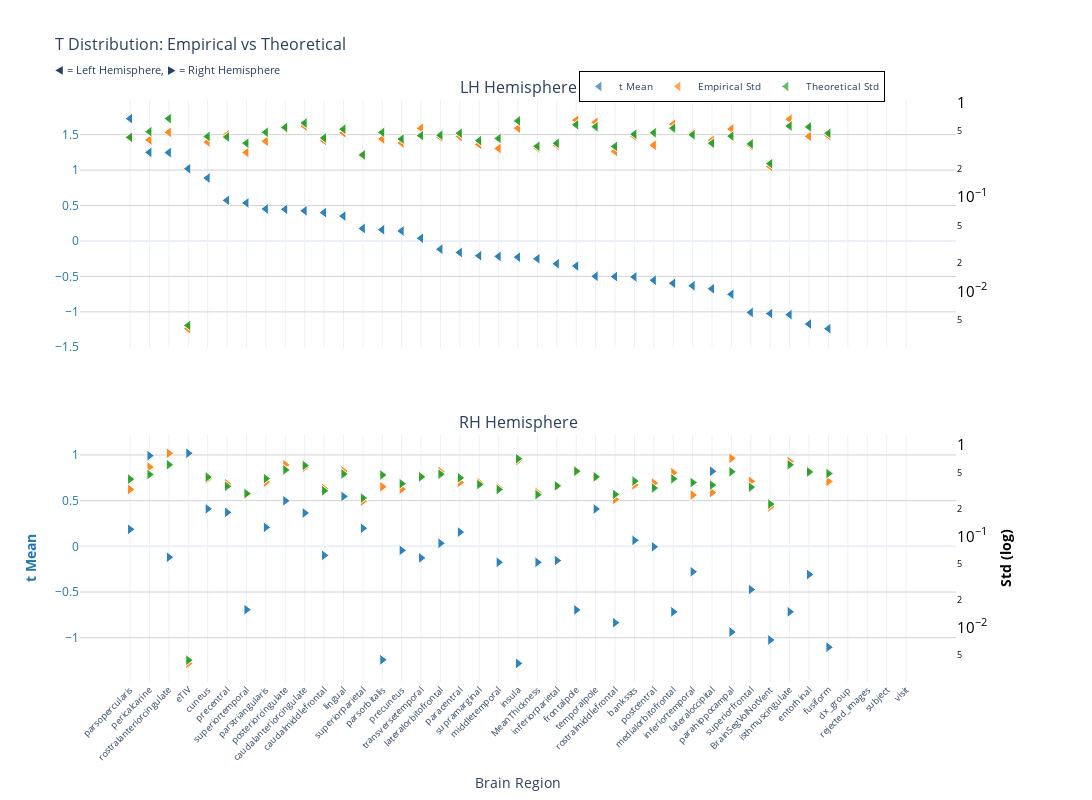
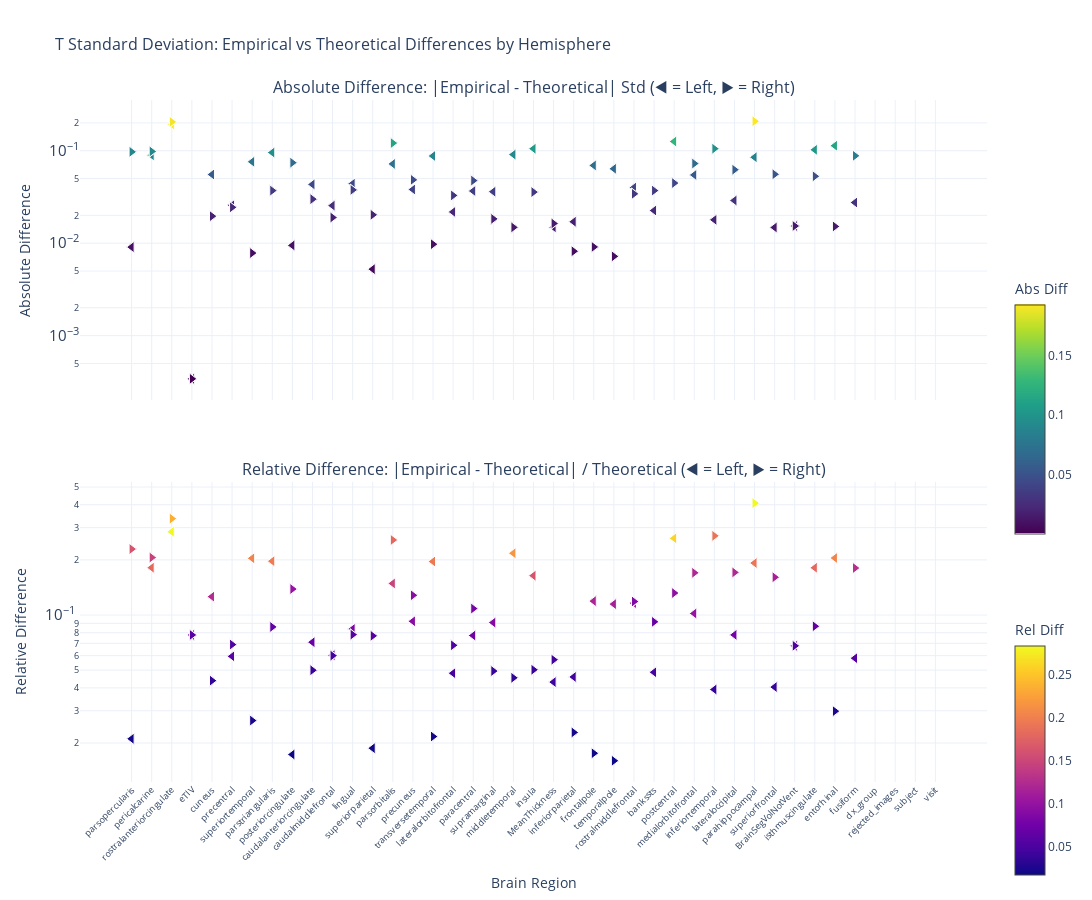

Notebook source saved alongside these figures, in order:
### Markdown cell above
### t-statistic

### Code cell
nu_nav = df_navr[(df_navr["study"] == "longitudinal") & (df_navr["group"] == "HC-PD")]
data_path = stats_dir / f"student_longitudinal_{METRIC}.parquet"
df, stats = get_test_stats(
    data_path, stat_functions_F, nu_nav, hemisphere=True, study="longitudinal"
)
show_figure(stats, hemisphere=True, stat_name="t", study="longitudinal", metric=METRIC)

### Figure 1 — Plotly figure (JSON) as saved in the notebook; plotly's stock layout.template omitted (floating-point values rounded to 4 significant figures)
{"data": [{"hovertemplate": "<b>%{x}</b><br>Mean t: %{y:.2f}<br><extra></extra>", "legendgroup": "mean", "marker": {"color": "#1f77b4", "line": {"color": "white", "width": 1}, "opacity": 0.7, "size": 10, "symbol": "triangle-left"}, "mode": "markers", "name": "t Mean", "showlegend": true, "type": "scatter", "x": ["parsopercularis", "parsopercularis", "pericalcarine", "pericalcarine", "rostralanteriorcingulate", "rostralanteriorcingulate", "eTIV", "eTIV", "cuneus", "cuneus", "precentral", "precentral", "superiortemporal", "superiortemporal", "parstriangularis", "parstriangularis", "posteriorcingulate", "posteriorcingulate", "caudalanteriorcingulate", "caudalanteriorcingulate", "caudalmiddlefrontal", "caudalmiddlefrontal", "lingual", "lingual", "superiorparietal", "superiorparietal", "parsorbitalis", "parsorbitalis", "precuneus", "precuneus", "transversetemporal", "transversetemporal", "lateralorbitofrontal", "lateralorbitofrontal", "paracentral", "paracentral", "supramarginal", "supramarginal", "middletemporal", "middletemporal", "insula", "insula", "MeanThickness", "MeanThickness", "inferiorparietal", "inferiorparietal", "frontalpole", "frontalpole", "temporalpole", "temporalpole", "rostralmiddlefrontal", "rostralmiddlefrontal", "bankssts", "bankssts", "postcentral", "postcentral", "medialorbitofrontal", "medialorbitofrontal", "inferiortemporal", "inferiortemporal", "lateraloccipital", "lateraloccipital", "parahippocampal", "parahippocampal", "superiorfrontal", "superiorfrontal", "BrainSegVolNotVent", "BrainSegVolNotVent", "isthmuscingulate", "isthmuscingulate", "entorhinal", "entorhinal", "fusiform", "fusiform", "dx_group", "rejected_images", "subject", "visit"], "xaxis": "x", "y": [1.726, 1.726, 1.25, 1.25, 1.247, 1.247, 1.019, 1.019, 0.8878, 0.8878, 0.5727, 0.5727, 0.5362, 0.5362, 0.4523, 0.4523, 0.4462, 0.4462, 0.4256, 0.4256, 0.4004, 0.4004, 0.3508, 0.3508, 0.1762, 0.1762, 0.1592, 0.1592, 0.1412, 0.1412, 0.03844, 0.03844, -0.1161, -0.1161, -0.1623, -0.1623, -0.2082, -0.2082, -0.2178, -0.2178, -0.228, -0.228, -0.251, -0.251, -0.3219, -0.3219, -0.3537, -0.3537, -0.4984, -0.4984, -0.5027, -0.5027, -0.5074, -0.5074, -0.5537, -0.5537, -0.5967, -0.5967, -0.632, -0.632, -0.6745, -0.6745, -0.7518, -0.7518, -1.008, -1.008, -1.025, -1.025, -1.039, -1.039, -1.172, -1.172, -1.238, -1.238, NaN, NaN, NaN, NaN], "yaxis": "y"}, {"hovertemplate": "<b>%{x}</b><br>Empirical Std: %{y:.3f}<br><extra></extra>", "legendgroup": "empirical", "marker": {"color": "#ff7f0e", "line": {"color": "white", "width": 1}, "opacity": 0.7, "size": 10, "symbol": "triangle-left"}, "mode": "markers", "name": "Empirical Std", "showlegend": true, "type": "scatter", "x": ["parsopercularis", "parsopercularis", "pericalcarine", "pericalcarine", "rostralanteriorcingulate", "rostralanteriorcingulate", "eTIV", "eTIV", "cuneus", "cuneus", "precentral", "precentral", "superiortemporal", "superiortemporal", "parstriangularis", "parstriangularis", "posteriorcingulate", "posteriorcingulate", "caudalanteriorcingulate", "caudalanteriorcingulate", "caudalmiddlefrontal", "caudalmiddlefrontal", "lingual", "lingual", "superiorparietal", "superiorparietal", "parsorbitalis", "parsorbitalis", "precuneus", "precuneus", "transversetemporal", "transversetemporal", "lateralorbitofrontal", "lateralorbitofrontal", "paracentral", "paracentral", "supramarginal", "supramarginal", "middletemporal", "middletemporal", "insula", "insula", "MeanThickness", "MeanThickness", "inferiorparietal", "inferiorparietal", "frontalpole", "frontalpole", "temporalpole", "temporalpole", "rostralmiddlefrontal", "rostralmiddlefrontal", "bankssts", "bankssts", "postcentral", "postcentral", "medialorbitofrontal", "medialorbitofrontal", "inferiortemporal", "inferiortemporal", "lateraloccipital", "lateraloccipital", "parahippocampal", "parahippocampal", "superiorfrontal", "superiorfrontal", "BrainSegVolNotVent", "BrainSegVolNotVent", "isthmuscingulate", "isthmuscingulate", "entorhinal", "entorhinal", "fusiform", "fusiform", "dx_group", "rejected_images", "subject", "visit"], "xaxis": "x", "y": [0.421, 0.421, 0.4034, 0.4034, 0.4848, 0.4848, 0.004039, 0.004039, 0.3838, 0.3838, 0.4584, 0.4584, 0.2965, 0.2965, 0.3903, 0.3903, 0.5375, 0.5375, 0.5652, 0.5652, 0.3978, 0.3978, 0.4806, 0.4806, 0.2847, 0.2847, 0.4125, 0.4125, 0.3741, 0.3741, 0.5355, 0.5355, 0.4309, 0.4309, 0.438, 0.438, 0.3607, 0.3607, 0.3272, 0.3272, 0.5362, 0.5362, 0.3308, 0.3308, 0.3545, 0.3545, 0.6519, 0.6519, 0.6202, 0.6202, 0.3042, 0.3042, 0.441, 0.441, 0.3542, 0.3542, 0.5916, 0.5916, 0.4743, 0.4743, 0.4009, 0.4009, 0.5274, 0.5274, 0.3513, 0.3513, 0.2106, 0.2106, 0.6674, 0.6674, 0.4401, 0.4401, 0.4464, 0.4464, NaN, NaN, NaN, NaN], "yaxis": "y2"}, {"error_y": {"array": [0.008545, 0.008545, 0.00979, 0.00979, 0.01347, 0.01347, 8.702e-05, 8.702e-05, 0.008724, 0.008724, 0.008596, 0.008596, 0.0074, 0.0074, 0.009654, 0.009654, 0.01087, 0.01087, 0.01209, 0.01209, 0.00841, 0.00841, 0.01042, 0.01042, 0.005554, 0.005554, 0.009627, 0.009627, 0.008189, 0.008189, 0.008897, 0.008897, 0.008994, 0.008994, 0.009431, 0.009431, 0.007884, 0.007884, 0.008307, 0.008307, 0.01274, 0.01274, 0.006867, 0.006867, 0.007383, 0.007383, 0.01158, 0.01158, 0.01105, 0.01105, 0.006839, 0.006839, 0.00921, 0.00921, 0.00954, 0.00954, 0.01067, 0.01067, 0.009068, 0.009068, 0.00739, 0.00739, 0.008789, 0.008789, 0.007273, 0.007273, 0.00449, 0.00449, 0.01123, 0.01123, 0.011, 0.011, 0.009416, 0.009416, NaN, NaN, NaN, NaN], "arrayminus": [0.008376, 0.008376, 0.009596, 0.009596, 0.0132, 0.0132, 8.529e-05, 8.529e-05, 0.008551, 0.008551, 0.008426, 0.008426, 0.007253, 0.007253, 0.009462, 0.009462, 0.01065, 0.01065, 0.01185, 0.01185, 0.008244, 0.008244, 0.01022, 0.01022, 0.005444, 0.005444, 0.009436, 0.009436, 0.008027, 0.008027, 0.00872, 0.00872, 0.008815, 0.008815, 0.009244, 0.009244, 0.007728, 0.007728, 0.008143, 0.008143, 0.01249, 0.01249, 0.006731, 0.006731, 0.007237, 0.007237, 0.01135, 0.01135, 0.01084, 0.01084, 0.006703, 0.006703, 0.009028, 0.009028, 0.009351, 0.009351, 0.01046, 0.01046, 0.008889, 0.008889, 0.007243, 0.007243, 0.008615, 0.008615, 0.007129, 0.007129, 0.0044, 0.0044, 0.01101, 0.01101, 0.01078, 0.01078, 0.00923, 0.00923, NaN, NaN, NaN, NaN], "color": "#2ca02c", "thickness": 1, "type": "data", "visible": true, "width": 2}, "hovertemplate": "<b>%{x}</b><br>Theoretical Std: %{y:.3f}<br><extra></extra>", "legendgroup": "theoretical", "marker": {"color": "#2ca02c", "line": {"color": "white", "width": 1}, "opacity": 0.7, "size": 10, "symbol": "triangle-left"}, "mode": "markers", "name": "Theoretical Std", "showlegend": true, "type": "scatter", "x": ["parsopercularis", "parsopercularis", "pericalcarine", "pericalcarine", "rostralanteriorcingulate", "rostralanteriorcingulate", "eTIV", "eTIV", "cuneus", "cuneus", "precentral", "precentral", "superiortemporal", "superiortemporal", "parstriangularis", "parstriangularis", "posteriorcingulate", "posteriorcingulate", "caudalanteriorcingulate", "caudalanteriorcingulate", "caudalmiddlefrontal", "caudalmiddlefrontal", "lingual", "lingual", "superiorparietal", "superiorparietal", "parsorbitalis", "parsorbitalis", "precuneus", "precuneus", "transversetemporal", "transversetemporal", "lateralorbitofrontal", "lateralorbitofrontal", "paracentral", "paracentral", "supramarginal", "supramarginal", "middletemporal", "middletemporal", "insula", "insula", "MeanThickness", "MeanThickness", "inferiorparietal", "inferiorparietal", "frontalpole", "frontalpole", "temporalpole", "temporalpole", "rostralmiddlefrontal", "rostralmiddlefrontal", "bankssts", "bankssts", "postcentral", "postcentral", "medialorbitofrontal", "medialorbitofrontal", "inferiortemporal", "inferiortemporal", "lateraloccipital", "lateraloccipital", "parahippocampal", "parahippocampal", "superiorfrontal", "superiorfrontal", "BrainSegVolNotVent", "BrainSegVolNotVent", "isthmuscingulate", "isthmuscingulate", "entorhinal", "entorhinal", "fusiform", "fusiform", "dx_group", "rejected_images", "subject", "visit"], "xaxis": "x", "y": [0.4301, 0.4301, 0.4927, 0.4927, 0.6778, 0.6778, 0.004379, 0.004379, 0.4391, 0.4391, 0.4326, 0.4326, 0.3724, 0.3724, 0.4859, 0.4859, 0.547, 0.547, 0.6085, 0.6085, 0.4233, 0.4233, 0.5246, 0.5246, 0.2795, 0.2795, 0.4845, 0.4845, 0.4121, 0.4121, 0.4478, 0.4478, 0.4526, 0.4526, 0.4747, 0.4747, 0.3968, 0.3968, 0.4181, 0.4181, 0.6414, 0.6414, 0.3456, 0.3456, 0.3716, 0.3716, 0.5826, 0.5826, 0.5564, 0.5564, 0.3442, 0.3442, 0.4635, 0.4635, 0.4801, 0.4801, 0.5369, 0.5369, 0.4564, 0.4564, 0.3719, 0.3719, 0.4423, 0.4423, 0.3661, 0.3661, 0.226, 0.226, 0.5651, 0.5651, 0.5534, 0.5534, 0.4739, 0.4739, NaN, NaN, NaN, NaN], "yaxis": "y2"}, {"hovertemplate": "<b>%{x}</b><br>Mean t: %{y:.2f}<br><extra></extra>", "legendgroup": "mean", "marker": {"color": "#1f77b4", "line": {"color": "white", "width": 1}, "opacity": 0.7, "size": 10, "symbol": "triangle-right"}, "mode": "markers", "name": "t Mean", "showlegend": false, "type": "scatter", "x": ["eTIV", "eTIV", "pericalcarine", "pericalcarine", "lateraloccipital", "lateraloccipital", "supramarginal", "supramarginal", "lingual", "lingual", "posteriorcingulate", "posteriorcingulate", "cuneus", "cuneus", "temporalpole", "temporalpole", "precentral", "precentral", "caudalanteriorcingulate", "caudalanteriorcingulate", "parstriangularis", "parstriangularis", "superiorparietal", "superiorparietal", "parsopercularis", "parsopercularis", "paracentral", "paracentral", "bankssts", "bankssts", "lateralorbitofrontal", "lateralorbitofrontal", "postcentral", "postcentral", "precuneus", "precuneus", "caudalmiddlefrontal", "caudalmiddlefrontal", "rostralanteriorcingulate", "rostralanteriorcingulate", "transversetemporal", "transversetemporal", "inferiorparietal", "inferiorparietal", "MeanThickness", "MeanThickness", "middletemporal", "middletemporal", "inferiortemporal", "inferiortemporal", "entorhinal", "entorhinal", "superiorfrontal", "superiorfrontal", "superiortemporal", "superiortemporal", "frontalpole", "frontalpole", "isthmuscingulate", "isthmuscingulate", "medialorbitofrontal", "medialorbitofrontal", "rostralmiddlefrontal", "rostralmiddlefrontal", "parahippocampal", "parahippocampal", "BrainSegVolNotVent", "BrainSegVolNotVent", "fusiform", "fusiform", "parsorbitalis", "parsorbitalis", "insula", "insula", "dx_group", "rejected_images", "subject", "visit"], "xaxis": "x2", "y": [1.019, 1.019, 0.9923, 0.9923, 0.8211, 0.8211, 0.6864, 0.6864, 0.5462, 0.5462, 0.4985, 0.4985, 0.4103, 0.4103, 0.4085, 0.4085, 0.3717, 0.3717, 0.3649, 0.3649, 0.2077, 0.2077, 0.1974, 0.1974, 0.1859, 0.1859, 0.1554, 0.1554, 0.06549, 0.06549, 0.0334, 0.0334, -0.004975, -0.004975, -0.04425, -0.04425, -0.09874, -0.09874, -0.119, -0.119, -0.1263, -0.1263, -0.1556, -0.1556, -0.1749, -0.1749, -0.1755, -0.1755, -0.2784, -0.2784, -0.3086, -0.3086, -0.4733, -0.4733, -0.6929, -0.6929, -0.696, -0.696, -0.7165, -0.7165, -0.7168, -0.7168, -0.8355, -0.8355, -0.9382, -0.9382, -1.025, -1.025, -1.104, -1.104, -1.242, -1.242, -1.281, -1.281, NaN, NaN, NaN, NaN], "yaxis": "y3"}, {"hovertemplate": "<b>%{x}</b><br>Empirical Std: %{y:.3f}<br><extra></extra>", "legendgroup": "empirical", "marker": {"color": "#ff7f0e", "line": {"color": "white", "width": 1}, "opacity": 0.7, "size": 10, "symbol": "triangle-right"}, "mode": "markers", "name": "Empirical Std", "showlegend": false, "type": "scatter", "x": ["eTIV", "eTIV", "pericalcarine", "pericalcarine", "lateraloccipital", "lateraloccipital", "supramarginal", "supramarginal", "lingual", "lingual", "posteriorcingulate", "posteriorcingulate", "cuneus", "cuneus", "temporalpole", "temporalpole", "precentral", "precentral", "caudalanteriorcingulate", "caudalanteriorcingulate", "parstriangularis", "parstriangularis", "superiorparietal", "superiorparietal", "parsopercularis", "parsopercularis", "paracentral", "paracentral", "bankssts", "bankssts", "lateralorbitofrontal", "lateralorbitofrontal", "postcentral", "postcentral", "precuneus", "precuneus", "caudalmiddlefrontal", "caudalmiddlefrontal", "rostralanteriorcingulate", "rostralanteriorcingulate", "transversetemporal", "transversetemporal", "inferiorparietal", "inferiorparietal", "MeanThickness", "MeanThickness", "middletemporal", "middletemporal", "inferiortemporal", "inferiortemporal", "entorhinal", "entorhinal", "superiorfrontal", "superiorfrontal", "superiortemporal", "superiortemporal", "frontalpole", "frontalpole", "isthmuscingulate", "isthmuscingulate", "medialorbitofrontal", "medialorbitofrontal", "rostralmiddlefrontal", "rostralmiddlefrontal", "parahippocampal", "parahippocampal", "BrainSegVolNotVent", "BrainSegVolNotVent", "fusiform", "fusiform", "parsorbitalis", "parsorbitalis", "insula", "insula", "dx_group", "rejected_images", "subject", "visit"], "xaxis": "x2", "y": [0.004039, 0.004039, 0.5755, 0.5755, 0.3026, 0.3026, 0.3889, 0.3889, 0.5205, 0.5205, 0.6102, 0.6102, 0.4276, 0.4276, 0.4429, 0.4429, 0.3786, 0.3786, 0.5698, 0.5698, 0.3935, 0.3935, 0.2432, 0.2432, 0.3273, 0.3273, 0.3912, 0.3912, 0.3669, 0.3669, 0.5136, 0.5136, 0.3837, 0.3837, 0.3295, 0.3295, 0.3351, 0.3351, 0.8157, 0.8157, 0.4589, 0.4589, 0.35, 0.35, 0.3029, 0.3029, 0.3415, 0.3415, 0.2839, 0.2839, 0.5235, 0.5235, 0.4018, 0.4018, 0.2871, 0.2871, 0.5273, 0.5273, 0.6625, 0.6625, 0.5002, 0.5002, 0.2544, 0.2544, 0.7195, 0.7195, 0.2106, 0.2106, 0.4001, 0.4001, 0.3502, 0.3502, 0.6754, 0.6754, NaN, NaN, NaN, NaN], "yaxis": "y4"}, {"error_y": {"array": [8.702e-05, 8.702e-05, 0.009483, 0.009483, 0.007252, 0.007252, 0.007364, 0.007364, 0.009593, 0.009593, 0.01065, 0.01065, 0.008886, 0.008886, 0.008943, 0.008943, 0.007038, 0.007038, 0.01192, 0.01192, 0.008555, 0.008555, 0.005234, 0.005234, 0.008436, 0.008436, 0.008717, 0.008717, 0.008026, 0.008026, 0.009553, 0.009553, 0.006737, 0.006737, 0.007509, 0.007509, 0.006282, 0.006282, 0.01213, 0.01213, 0.008925, 0.008925, 0.007116, 0.007116, 0.005694, 0.005694, 0.00649, 0.00649, 0.007732, 0.007732, 0.0101, 0.0101, 0.006878, 0.006878, 0.00586, 0.00586, 0.0103, 0.0103, 0.01211, 0.01211, 0.008495, 0.008495, 0.005734, 0.005734, 0.01015, 0.01015, 0.00449, 0.00449, 0.009701, 0.009701, 0.009363, 0.009363, 0.01413, 0.01413, NaN, NaN, NaN, NaN], "arrayminus": [8.529e-05, 8.529e-05, 0.009295, 0.009295, 0.007108, 0.007108, 0.007218, 0.007218, 0.009402, 0.009402, 0.01044, 0.01044, 0.00871, 0.00871, 0.008765, 0.008765, 0.006898, 0.006898, 0.01168, 0.01168, 0.008385, 0.008385, 0.005131, 0.005131, 0.008269, 0.008269, 0.008544, 0.008544, 0.007867, 0.007867, 0.009364, 0.009364, 0.006603, 0.006603, 0.00736, 0.00736, 0.006157, 0.006157, 0.01189, 0.01189, 0.008748, 0.008748, 0.006975, 0.006975, 0.005581, 0.005581, 0.006362, 0.006362, 0.007579, 0.007579, 0.009901, 0.009901, 0.006742, 0.006742, 0.005744, 0.005744, 0.01009, 0.01009, 0.01187, 0.01187, 0.008326, 0.008326, 0.00562, 0.00562, 0.009952, 0.009952, 0.0044, 0.0044, 0.009509, 0.009509, 0.009178, 0.009178, 0.01385, 0.01385, NaN, NaN, NaN, NaN], "color": "#2ca02c", "thickness": 1, "type": "data", "visible": true, "width": 2}, "hovertemplate": "<b>%{x}</b><br>Theoretical Std: %{y:.3f}<br><extra></extra>", "legendgroup": "theoretical", "marker": {"color": "#2ca02c", "line": {"color": "white", "width": 1}, "opacity": 0.7, "size": 10, "symbol": "triangle-right"}, "mode": "markers", "name": "Theoretical Std", "showlegend": false, "type": "scatter", "x": ["eTIV", "eTIV", "pericalcarine", "pericalcarine", "lateraloccipital", "lateraloccipital", "supramarginal", "supramarginal", "lingual", "lingual", "posteriorcingulate", "posteriorcingulate", "cuneus", "cuneus", "temporalpole", "temporalpole", "precentral", "precentral", "caudalanteriorcingulate", "caudalanteriorcingulate", "parstriangularis", "parstriangularis", "superiorparietal", "superiorparietal", "parsopercularis", "parsopercularis", "paracentral", "paracentral", "bankssts", "bankssts", "lateralorbitofrontal", "lateralorbitofrontal", "postcentral", "postcentral", "precuneus", "precuneus", "caudalmiddlefrontal", "caudalmiddlefrontal", "rostralanteriorcingulate", "rostralanteriorcingulate", "transversetemporal", "transversetemporal", "inferiorparietal", "inferiorparietal", "MeanThickness", "MeanThickness", "middletemporal", "middletemporal", "inferiortemporal", "inferiortemporal", "entorhinal", "entorhinal", "superiorfrontal", "superiorfrontal", "superiortemporal", "superiortemporal", "frontalpole", "frontalpole", "isthmuscingulate", "isthmuscingulate", "medialorbitofrontal", "medialorbitofrontal", "rostralmiddlefrontal", "rostralmiddlefrontal", "parahippocampal", "parahippocampal", "BrainSegVolNotVent", "BrainSegVolNotVent", "fusiform", "fusiform", "parsorbitalis", "parsorbitalis", "insula", "insula", "dx_group", "rejected_images", "subject", "visit"], "xaxis": "x2", "y": [0.004379, 0.004379, 0.4773, 0.4773, 0.365, 0.365, 0.3706, 0.3706, 0.4828, 0.4828, 0.5359, 0.5359, 0.4472, 0.4472, 0.4501, 0.4501, 0.3542, 0.3542, 0.5998, 0.5998, 0.4306, 0.4306, 0.2634, 0.2634, 0.4246, 0.4246, 0.4387, 0.4387, 0.4039, 0.4039, 0.4808, 0.4808, 0.339, 0.339, 0.3779, 0.3779, 0.3161, 0.3161, 0.6106, 0.6106, 0.4492, 0.4492, 0.3581, 0.3581, 0.2866, 0.2866, 0.3266, 0.3266, 0.3891, 0.3891, 0.5084, 0.5084, 0.3462, 0.3462, 0.2949, 0.2949, 0.5182, 0.5182, 0.6096, 0.6096, 0.4275, 0.4275, 0.2886, 0.2886, 0.511, 0.511, 0.226, 0.226, 0.4883, 0.4883, 0.4712, 0.4712, 0.7111, 0.7111, NaN, NaN, NaN, NaN], "yaxis": "y4"}], "layout": {"annotations": [{"font": {"size": 16}, "showarrow": false, "text": "LH Hemisphere", "x": 0.47, "xanchor": "center", "xref": "paper", "y": 1, "yanchor": "bottom", "yref": "paper"}, {"font": {"size": 16}, "showarrow": false, "text": "RH Hemisphere", "x": 0.47, "xanchor": "center", "xref": "paper", "y": 0.425, "yanchor": "bottom", "yref": "paper"}], "height": 800, "hovermode": "x", "legend": {"bgcolor": "rgba(255, 255, 255, 0.9)", "bordercolor": "black", "borderwidth": 1, "font": {"size": 10}, "orientation": "h", "x": 0.7, "xanchor": "center", "y": 1.05}, "title": {"font": {"size": 16}, "text": "T Distribution: Empirical vs Theoretical<br><sub>◀ = Left Hemisphere, ▶ = Right Hemisphere</sub>"}, "width": 1400, "xaxis": {"anchor": "y", "domain": [0, 0.94], "matches": "x2", "showticklabels": false}, "xaxis2": {"anchor": "y3", "domain": [0, 0.94], "tickangle": -45, "tickfont": {"size": 9}, "title": {"text": "Brain Region"}}, "yaxis": {"anchor": "x", "domain": [0.575, 1], "gridcolor": "lightgray", "showgrid": true, "tickfont": {"color": "#1f77b4"}, "title": {"font": {"color": "#1f77b4"}, "text": ""}}, "yaxis2": {"anchor": "x", "exponentformat": "power", "overlaying": "y", "showgrid": false, "side": "right", "tickfont": {"color": "black"}, "title": {"font": {"color": "black"}, "text": ""}, "type": "log"}, "yaxis3": {"anchor": "x2", "domain": [0, 0.425], "gridcolor": "lightgray", "showgrid": true, "tickfont": {"color": "#1f77b4"}, "title": {"font": {"color": "#1f77b4"}, "text": "<b>t Mean</b>"}}, "yaxis4": {"anchor": "x2", "exponentformat": "power", "overlaying": "y3", "showgrid": false, "side": "right", "tickfont": {"color": "black"}, "title": {"font": {"color": "black"}, "text": "<b>Std (log)</b>"}, "type": "log"}}}

### Figure 2 — Plotly figure (JSON) as saved in the notebook; plotly's stock layout.template omitted (floating-point values rounded to 4 significant figures)
{"data": [{"hovertemplate": "<b>%{x}</b><br>Hemisphere: %{text}<br>Abs Diff: %{y:.4f}<br><extra></extra>", "legendgroup": "abs_lh", "marker": {"color": [0.009065, 0.009065, 0.08931, 0.08931, 0.193, 0.193, 0.0003408, 0.0003408, 0.0553, 0.0553, 0.02572, 0.02572, 0.07595, 0.07595, 0.0956, 0.0956, 0.009465, 0.009465, 0.04322, 0.04322, 0.02549, 0.02549, 0.04397, 0.04397, 0.005236, 0.005236, 0.07203, 0.07203, 0.03809, 0.03809, 0.08773, 0.08773, 0.02177, 0.02177, 0.03667, 0.03667, 0.03607, 0.03607, 0.09089, 0.09089, 0.1052, 0.1052, 0.01487, 0.01487, 0.01705, 0.01705, 0.06937, 0.06937, 0.0638, 0.0638, 0.03994, 0.03994, 0.02256, 0.02256, 0.1259, 0.1259, 0.05472, 0.05472, 0.01789, 0.01789, 0.02896, 0.02896, 0.08502, 0.08502, 0.01479, 0.01479, 0.01534, 0.01534, 0.1023, 0.1023, 0.1133, 0.1133, 0.02753, 0.02753, NaN, NaN, NaN, NaN], "colorbar": {"len": 0.4, "title": {"text": "Abs Diff"}, "y": 0.75, "yanchor": "top"}, "colorscale": [[0, "#440154"], [0.1111, "#482878"], [0.2222, "#3e4989"], [0.3333, "#31688e"], [0.4444, "#26828e"], [0.5556, "#1f9e89"], [0.6667, "#35b779"], [0.7778, "#6ece58"], [0.8889, "#b5de2b"], [1, "#fde725"]], "line": {"color": "white", "width": 1}, "showscale": true, "size": 10, "symbol": "triangle-left"}, "mode": "markers", "name": "Absolute (lh)", "showlegend": false, "text": ["lh", "lh", "lh", "lh", "lh", "lh", "lh", "lh", "lh", "lh", "lh", "lh", "lh", "lh", "lh", "lh", "lh", "lh", "lh", "lh", "lh", "lh", "lh", "lh", "lh", "lh", "lh", "lh", "lh", "lh", "lh", "lh", "lh", "lh", "lh", "lh", "lh", "lh", "lh", "lh", "lh", "lh", "lh", "lh", "lh", "lh", "lh", "lh", "lh", "lh", "lh", "lh", "lh", "lh", "lh", "lh", "lh", "lh", "lh", "lh", "lh", "lh", "lh", "lh", "lh", "lh", "lh", "lh", "lh", "lh", "lh", "lh", "lh", "lh", "lh", "lh", "lh", "lh"], "type": "scatter", "x": ["parsopercularis", "parsopercularis", "pericalcarine", "pericalcarine", "rostralanteriorcingulate", "rostralanteriorcingulate", "eTIV", "eTIV", "cuneus", "cuneus", "precentral", "precentral", "superiortemporal", "superiortemporal", "parstriangularis", "parstriangularis", "posteriorcingulate", "posteriorcingulate", "caudalanteriorcingulate", "caudalanteriorcingulate", "caudalmiddlefrontal", "caudalmiddlefrontal", "lingual", "lingual", "superiorparietal", "superiorparietal", "parsorbitalis", "parsorbitalis", "precuneus", "precuneus", "transversetemporal", "transversetemporal", "lateralorbitofrontal", "lateralorbitofrontal", "paracentral", "paracentral", "supramarginal", "supramarginal", "middletemporal", "middletemporal", "insula", "insula", "MeanThickness", "MeanThickness", "inferiorparietal", "inferiorparietal", "frontalpole", "frontalpole", "temporalpole", "temporalpole", "rostralmiddlefrontal", "rostralmiddlefrontal", "bankssts", "bankssts", "postcentral", "postcentral", "medialorbitofrontal", "medialorbitofrontal", "inferiortemporal", "inferiortemporal", "lateraloccipital", "lateraloccipital", "parahippocampal", "parahippocampal", "superiorfrontal", "superiorfrontal", "BrainSegVolNotVent", "BrainSegVolNotVent", "isthmuscingulate", "isthmuscingulate", "entorhinal", "entorhinal", "fusiform", "fusiform", "dx_group", "rejected_images", "subject", "visit"], "xaxis": "x", "y": [0.009065, 0.009065, 0.08931, 0.08931, 0.193, 0.193, 0.0003408, 0.0003408, 0.0553, 0.0553, 0.02572, 0.02572, 0.07595, 0.07595, 0.0956, 0.0956, 0.009465, 0.009465, 0.04322, 0.04322, 0.02549, 0.02549, 0.04397, 0.04397, 0.005236, 0.005236, 0.07203, 0.07203, 0.03809, 0.03809, 0.08773, 0.08773, 0.02177, 0.02177, 0.03667, 0.03667, 0.03607, 0.03607, 0.09089, 0.09089, 0.1052, 0.1052, 0.01487, 0.01487, 0.01705, 0.01705, 0.06937, 0.06937, 0.0638, 0.0638, 0.03994, 0.03994, 0.02256, 0.02256, 0.1259, 0.1259, 0.05472, 0.05472, 0.01789, 0.01789, 0.02896, 0.02896, 0.08502, 0.08502, 0.01479, 0.01479, 0.01534, 0.01534, 0.1023, 0.1023, 0.1133, 0.1133, 0.02753, 0.02753, NaN, NaN, NaN, NaN], "yaxis": "y"}, {"hovertemplate": "<b>%{x}</b><br>Hemisphere: %{text}<br>Rel Diff: %{y:.2%}<br><extra></extra>", "legendgroup": "rel_lh", "marker": {"color": [0.02108, 0.02108, 0.1813, 0.1813, 0.2847, 0.2847, 0.07782, 0.07782, 0.126, 0.126, 0.05945, 0.05945, 0.2039, 0.2039, 0.1968, 0.1968, 0.0173, 0.0173, 0.07103, 0.07103, 0.06022, 0.06022, 0.08382, 0.08382, 0.01873, 0.01873, 0.1487, 0.1487, 0.09242, 0.09242, 0.1959, 0.1959, 0.04809, 0.04809, 0.07725, 0.07725, 0.09089, 0.09089, 0.2174, 0.2174, 0.1639, 0.1639, 0.04302, 0.04302, 0.04588, 0.04588, 0.1191, 0.1191, 0.1147, 0.1147, 0.116, 0.116, 0.04867, 0.04867, 0.2622, 0.2622, 0.1019, 0.1019, 0.03919, 0.03919, 0.07788, 0.07788, 0.1922, 0.1922, 0.0404, 0.0404, 0.06787, 0.06787, 0.1811, 0.1811, 0.2047, 0.2047, 0.05808, 0.05808, NaN, NaN, NaN, NaN], "colorbar": {"len": 0.4, "title": {"text": "Rel Diff"}, "y": 0.25, "yanchor": "top"}, "colorscale": [[0, "#0d0887"], [0.1111, "#46039f"], [0.2222, "#7201a8"], [0.3333, "#9c179e"], [0.4444, "#bd3786"], [0.5556, "#d8576b"], [0.6667, "#ed7953"], [0.7778, "#fb9f3a"], [0.8889, "#fdca26"], [1, "#f0f921"]], "line": {"color": "white", "width": 1}, "showscale": true, "size": 10, "symbol": "triangle-left"}, "mode": "markers", "name": "Relative (lh)", "showlegend": false, "text": ["lh", "lh", "lh", "lh", "lh", "lh", "lh", "lh", "lh", "lh", "lh", "lh", "lh", "lh", "lh", "lh", "lh", "lh", "lh", "lh", "lh", "lh", "lh", "lh", "lh", "lh", "lh", "lh", "lh", "lh", "lh", "lh", "lh", "lh", "lh", "lh", "lh", "lh", "lh", "lh", "lh", "lh", "lh", "lh", "lh", "lh", "lh", "lh", "lh", "lh", "lh", "lh", "lh", "lh", "lh", "lh", "lh", "lh", "lh", "lh", "lh", "lh", "lh", "lh", "lh", "lh", "lh", "lh", "lh", "lh", "lh", "lh", "lh", "lh", "lh", "lh", "lh", "lh"], "type": "scatter", "x": ["parsopercularis", "parsopercularis", "pericalcarine", "pericalcarine", "rostralanteriorcingulate", "rostralanteriorcingulate", "eTIV", "eTIV", "cuneus", "cuneus", "precentral", "precentral", "superiortemporal", "superiortemporal", "parstriangularis", "parstriangularis", "posteriorcingulate", "posteriorcingulate", "caudalanteriorcingulate", "caudalanteriorcingulate", "caudalmiddlefrontal", "caudalmiddlefrontal", "lingual", "lingual", "superiorparietal", "superiorparietal", "parsorbitalis", "parsorbitalis", "precuneus", "precuneus", "transversetemporal", "transversetemporal", "lateralorbitofrontal", "lateralorbitofrontal", "paracentral", "paracentral", "supramarginal", "supramarginal", "middletemporal", "middletemporal", "insula", "insula", "MeanThickness", "MeanThickness", "inferiorparietal", "inferiorparietal", "frontalpole", "frontalpole", "temporalpole", "temporalpole", "rostralmiddlefrontal", "rostralmiddlefrontal", "bankssts", "bankssts", "postcentral", "postcentral", "medialorbitofrontal", "medialorbitofrontal", "inferiortemporal", "inferiortemporal", "lateraloccipital", "lateraloccipital", "parahippocampal", "parahippocampal", "superiorfrontal", "superiorfrontal", "BrainSegVolNotVent", "BrainSegVolNotVent", "isthmuscingulate", "isthmuscingulate", "entorhinal", "entorhinal", "fusiform", "fusiform", "dx_group", "rejected_images", "subject", "visit"], "xaxis": "x2", "y": [0.02108, 0.02108, 0.1813, 0.1813, 0.2847, 0.2847, 0.07782, 0.07782, 0.126, 0.126, 0.05945, 0.05945, 0.2039, 0.2039, 0.1968, 0.1968, 0.0173, 0.0173, 0.07103, 0.07103, 0.06022, 0.06022, 0.08382, 0.08382, 0.01873, 0.01873, 0.1487, 0.1487, 0.09242, 0.09242, 0.1959, 0.1959, 0.04809, 0.04809, 0.07725, 0.07725, 0.09089, 0.09089, 0.2174, 0.2174, 0.1639, 0.1639, 0.04302, 0.04302, 0.04588, 0.04588, 0.1191, 0.1191, 0.1147, 0.1147, 0.116, 0.116, 0.04867, 0.04867, 0.2622, 0.2622, 0.1019, 0.1019, 0.03919, 0.03919, 0.07788, 0.07788, 0.1922, 0.1922, 0.0404, 0.0404, 0.06787, 0.06787, 0.1811, 0.1811, 0.2047, 0.2047, 0.05808, 0.05808, NaN, NaN, NaN, NaN], "yaxis": "y2"}, {"hovertemplate": "<b>%{x}</b><br>Hemisphere: %{text}<br>Abs Diff: %{y:.4f}<br><extra></extra>", "legendgroup": "abs_rh", "marker": {"color": [0.0003408, 0.0003408, 0.09827, 0.09827, 0.06235, 0.06235, 0.01832, 0.01832, 0.03773, 0.03773, 0.07427, 0.07427, 0.01959, 0.01959, 0.007201, 0.007201, 0.02442, 0.02442, 0.02995, 0.02995, 0.03705, 0.03705, 0.02027, 0.02027, 0.09729, 0.09729, 0.04756, 0.04756, 0.03706, 0.03706, 0.03285, 0.03285, 0.04469, 0.04469, 0.04843, 0.04843, 0.01896, 0.01896, 0.2051, 0.2051, 0.009746, 0.009746, 0.008181, 0.008181, 0.01634, 0.01634, 0.01482, 0.01482, 0.1053, 0.1053, 0.01517, 0.01517, 0.05565, 0.05565, 0.00782, 0.00782, 0.009109, 0.009109, 0.0529, 0.0529, 0.07267, 0.07267, 0.03419, 0.03419, 0.2085, 0.2085, 0.01534, 0.01534, 0.08813, 0.08813, 0.121, 0.121, 0.03571, 0.03571, NaN, NaN, NaN, NaN], "colorbar": {"len": 0.4, "title": {"text": "Abs Diff"}, "y": 0.75, "yanchor": "top"}, "colorscale": [[0, "#440154"], [0.1111, "#482878"], [0.2222, "#3e4989"], [0.3333, "#31688e"], [0.4444, "#26828e"], [0.5556, "#1f9e89"], [0.6667, "#35b779"], [0.7778, "#6ece58"], [0.8889, "#b5de2b"], [1, "#fde725"]], "line": {"color": "white", "width": 1}, "showscale": false, "size": 10, "symbol": "triangle-right"}, "mode": "markers", "name": "Absolute (rh)", "showlegend": false, "text": ["rh", "rh", "rh", "rh", "rh", "rh", "rh", "rh", "rh", "rh", "rh", "rh", "rh", "rh", "rh", "rh", "rh", "rh", "rh", "rh", "rh", "rh", "rh", "rh", "rh", "rh", "rh", "rh", "rh", "rh", "rh", "rh", "rh", "rh", "rh", "rh", "rh", "rh", "rh", "rh", "rh", "rh", "rh", "rh", "rh", "rh", "rh", "rh", "rh", "rh", "rh", "rh", "rh", "rh", "rh", "rh", "rh", "rh", "rh", "rh", "rh", "rh", "rh", "rh", "rh", "rh", "rh", "rh", "rh", "rh", "rh", "rh", "rh", "rh", "rh", "rh", "rh", "rh"], "type": "scatter", "x": ["eTIV", "eTIV", "pericalcarine", "pericalcarine", "lateraloccipital", "lateraloccipital", "supramarginal", "supramarginal", "lingual", "lingual", "posteriorcingulate", "posteriorcingulate", "cuneus", "cuneus", "temporalpole", "temporalpole", "precentral", "precentral", "caudalanteriorcingulate", "caudalanteriorcingulate", "parstriangularis", "parstriangularis", "superiorparietal", "superiorparietal", "parsopercularis", "parsopercularis", "paracentral", "paracentral", "bankssts", "bankssts", "lateralorbitofrontal", "lateralorbitofrontal", "postcentral", "postcentral", "precuneus", "precuneus", "caudalmiddlefrontal", "caudalmiddlefrontal", "rostralanteriorcingulate", "rostralanteriorcingulate", "transversetemporal", "transversetemporal", "inferiorparietal", "inferiorparietal", "MeanThickness", "MeanThickness", "middletemporal", "middletemporal", "inferiortemporal", "inferiortemporal", "entorhinal", "entorhinal", "superiorfrontal", "superiorfrontal", "superiortemporal", "superiortemporal", "frontalpole", "frontalpole", "isthmuscingulate", "isthmuscingulate", "medialorbitofrontal", "medialorbitofrontal", "rostralmiddlefrontal", "rostralmiddlefrontal", "parahippocampal", "parahippocampal", "BrainSegVolNotVent", "BrainSegVolNotVent", "fusiform", "fusiform", "parsorbitalis", "parsorbitalis", "insula", "insula", "dx_group", "rejected_images", "subject", "visit"], "xaxis": "x", "y": [0.0003408, 0.0003408, 0.09827, 0.09827, 0.06235, 0.06235, 0.01832, 0.01832, 0.03773, 0.03773, 0.07427, 0.07427, 0.01959, 0.01959, 0.007201, 0.007201, 0.02442, 0.02442, 0.02995, 0.02995, 0.03705, 0.03705, 0.02027, 0.02027, 0.09729, 0.09729, 0.04756, 0.04756, 0.03706, 0.03706, 0.03285, 0.03285, 0.04469, 0.04469, 0.04843, 0.04843, 0.01896, 0.01896, 0.2051, 0.2051, 0.009746, 0.009746, 0.008181, 0.008181, 0.01634, 0.01634, 0.01482, 0.01482, 0.1053, 0.1053, 0.01517, 0.01517, 0.05565, 0.05565, 0.00782, 0.00782, 0.009109, 0.009109, 0.0529, 0.0529, 0.07267, 0.07267, 0.03419, 0.03419, 0.2085, 0.2085, 0.01534, 0.01534, 0.08813, 0.08813, 0.121, 0.121, 0.03571, 0.03571, NaN, NaN, NaN, NaN], "yaxis": "y"}, {"hovertemplate": "<b>%{x}</b><br>Hemisphere: %{text}<br>Rel Diff: %{y:.2%}<br><extra></extra>", "legendgroup": "rel_rh", "marker": {"color": [0.07782, 0.07782, 0.2059, 0.2059, 0.1708, 0.1708, 0.04943, 0.04943, 0.07814, 0.07814, 0.1386, 0.1386, 0.0438, 0.0438, 0.016, 0.016, 0.06894, 0.06894, 0.04994, 0.04994, 0.08605, 0.08605, 0.07693, 0.07693, 0.2291, 0.2291, 0.1084, 0.1084, 0.09176, 0.09176, 0.06832, 0.06832, 0.1318, 0.1318, 0.1281, 0.1281, 0.05998, 0.05998, 0.3359, 0.3359, 0.0217, 0.0217, 0.02284, 0.02284, 0.057, 0.057, 0.04539, 0.04539, 0.2705, 0.2705, 0.02985, 0.02985, 0.1607, 0.1607, 0.02652, 0.02652, 0.01758, 0.01758, 0.08679, 0.08679, 0.17, 0.17, 0.1185, 0.1185, 0.408, 0.408, 0.06787, 0.06787, 0.1805, 0.1805, 0.2568, 0.2568, 0.05022, 0.05022, NaN, NaN, NaN, NaN], "colorbar": {"len": 0.4, "title": {"text": "Rel Diff"}, "y": 0.25, "yanchor": "top"}, "colorscale": [[0, "#0d0887"], [0.1111, "#46039f"], [0.2222, "#7201a8"], [0.3333, "#9c179e"], [0.4444, "#bd3786"], [0.5556, "#d8576b"], [0.6667, "#ed7953"], [0.7778, "#fb9f3a"], [0.8889, "#fdca26"], [1, "#f0f921"]], "line": {"color": "white", "width": 1}, "showscale": false, "size": 10, "symbol": "triangle-right"}, "mode": "markers", "name": "Relative (rh)", "showlegend": false, "text": ["rh", "rh", "rh", "rh", "rh", "rh", "rh", "rh", "rh", "rh", "rh", "rh", "rh", "rh", "rh", "rh", "rh", "rh", "rh", "rh", "rh", "rh", "rh", "rh", "rh", "rh", "rh", "rh", "rh", "rh", "rh", "rh", "rh", "rh", "rh", "rh", "rh", "rh", "rh", "rh", "rh", "rh", "rh", "rh", "rh", "rh", "rh", "rh", "rh", "rh", "rh", "rh", "rh", "rh", "rh", "rh", "rh", "rh", "rh", "rh", "rh", "rh", "rh", "rh", "rh", "rh", "rh", "rh", "rh", "rh", "rh", "rh", "rh", "rh", "rh", "rh", "rh", "rh"], "type": "scatter", "x": ["eTIV", "eTIV", "pericalcarine", "pericalcarine", "lateraloccipital", "lateraloccipital", "supramarginal", "supramarginal", "lingual", "lingual", "posteriorcingulate", "posteriorcingulate", "cuneus", "cuneus", "temporalpole", "temporalpole", "precentral", "precentral", "caudalanteriorcingulate", "caudalanteriorcingulate", "parstriangularis", "parstriangularis", "superiorparietal", "superiorparietal", "parsopercularis", "parsopercularis", "paracentral", "paracentral", "bankssts", "bankssts", "lateralorbitofrontal", "lateralorbitofrontal", "postcentral", "postcentral", "precuneus", "precuneus", "caudalmiddlefrontal", "caudalmiddlefrontal", "rostralanteriorcingulate", "rostralanteriorcingulate", "transversetemporal", "transversetemporal", "inferiorparietal", "inferiorparietal", "MeanThickness", "MeanThickness", "middletemporal", "middletemporal", "inferiortemporal", "inferiortemporal", "entorhinal", "entorhinal", "superiorfrontal", "superiorfrontal", "superiortemporal", "superiortemporal", "frontalpole", "frontalpole", "isthmuscingulate", "isthmuscingulate", "medialorbitofrontal", "medialorbitofrontal", "rostralmiddlefrontal", "rostralmiddlefrontal", "parahippocampal", "parahippocampal", "BrainSegVolNotVent", "BrainSegVolNotVent", "fusiform", "fusiform", "parsorbitalis", "parsorbitalis", "insula", "insula", "dx_group", "rejected_images", "subject", "visit"], "xaxis": "x2", "y": [0.07782, 0.07782, 0.2059, 0.2059, 0.1708, 0.1708, 0.04943, 0.04943, 0.07814, 0.07814, 0.1386, 0.1386, 0.0438, 0.0438, 0.016, 0.016, 0.06894, 0.06894, 0.04994, 0.04994, 0.08605, 0.08605, 0.07693, 0.07693, 0.2291, 0.2291, 0.1084, 0.1084, 0.09176, 0.09176, 0.06832, 0.06832, 0.1318, 0.1318, 0.1281, 0.1281, 0.05998, 0.05998, 0.3359, 0.3359, 0.0217, 0.0217, 0.02284, 0.02284, 0.057, 0.057, 0.04539, 0.04539, 0.2705, 0.2705, 0.02985, 0.02985, 0.1607, 0.1607, 0.02652, 0.02652, 0.01758, 0.01758, 0.08679, 0.08679, 0.17, 0.17, 0.1185, 0.1185, 0.408, 0.408, 0.06787, 0.06787, 0.1805, 0.1805, 0.2568, 0.2568, 0.05022, 0.05022, NaN, NaN, NaN, NaN], "yaxis": "y2"}], "layout": {"annotations": [{"font": {"size": 16}, "showarrow": false, "text": "Absolute Difference: |Empirical - Theoretical| Std (◀ = Left, ▶ = Right)", "x": 0.5, "xanchor": "center", "xref": "paper", "y": 1, "yanchor": "bottom", "yref": "paper"}, {"font": {"size": 16}, "showarrow": false, "text": "Relative Difference: |Empirical - Theoretical| / Theoretical (◀ = Left, ▶ = Right)", "x": 0.5, "xanchor": "center", "xref": "paper", "y": 0.44, "yanchor": "bottom", "yref": "paper"}], "height": 900, "hovermode": "x unified", "showlegend": false, "title": {"font": {"size": 16}, "text": "T Standard Deviation: Empirical vs Theoretical Differences by Hemisphere"}, "width": 1400, "xaxis": {"anchor": "y", "domain": [0, 1], "showticklabels": false}, "xaxis2": {"anchor": "y2", "domain": [0, 1], "tickangle": -45, "tickfont": {"size": 9}, "title": {"text": "Brain Region"}}, "yaxis": {"anchor": "x", "domain": [0.56, 1], "exponentformat": "power", "title": {"text": "Absolute Difference"}, "type": "log"}, "yaxis2": {"anchor": "x2", "domain": [0, 0.44], "exponentformat": "power", "title": {"text": "Relative Difference"}, "type": "log"}}}
